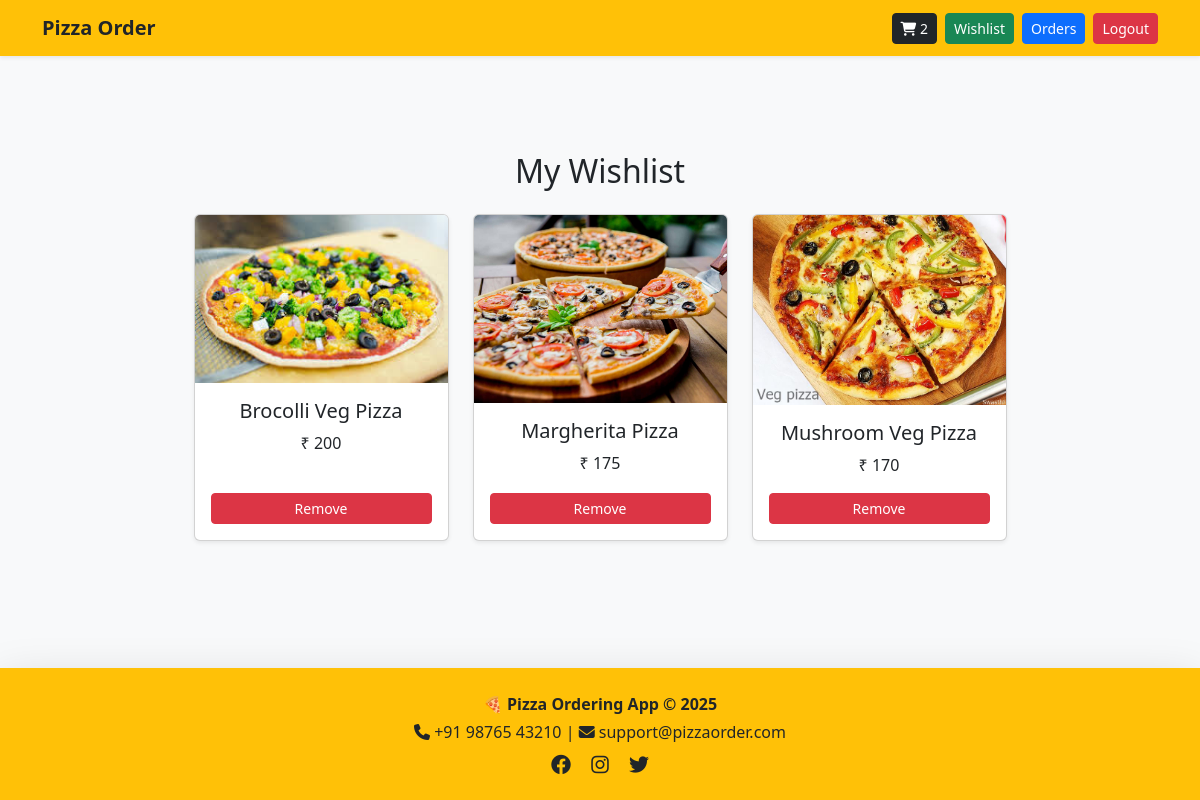
Screenshot of /wishlist/ (signed in) with the database file from the repository.
### app/models.py (models this page shows, shortened)
class BaseModel(models.Model):
    uuid = models.UUIDField(default=uuid.uuid4,editable=False,primary_key=True)
    created_at = models.DateField(auto_now_add=True)
    updated_at = models.DateField(auto_now_add=True)
    class Meta:
        abstract = True

class Wishlist(BaseModel):
    user = models.ForeignKey(User,on_delete=models.SET_NULL,null=True,blank=True,related_name="wishlist")
    pizza = models.ForeignKey(Pizza,on_delete=models.CASCADE)
    class Meta:
        unique_together = ('user','pizza')

class Pizza(BaseModel):
    category = models.ForeignKey(PizzaCategory,on_delete=models.CASCADE,related_name='pizzas')
    pizza_name = models.CharField(max_length=100)
    pizza_price = models.IntegerField(default=100)
    images = models.ImageField(upload_to='pizzas/')

### app/views.py (the view)
# urls.py: path("wishlist/",wishlist,name="wishlist"),
def wishlist(request):
   items = Wishlist.objects.filter(user=request.user)
   return render(request,"wishlist.html",{"items" :items})

### app/templates/wishlist.html
{% extends "base.html" %}
{% block start %}
<div class="container mt-5">
  <h2 class="text-center mb-4">My Wishlist</h2>
  {% if items %}
  <div class="row justify-content-center">
    {% for item in items %}
      <div class="col-md-3 mb-4 d-flex align-items-stretch">
        <div class="card shadow-sm w-100">
          <img src="{{ item.pizza.images.url }}" class="card-img-top" alt="{{ item.pizza.pizza_name }}">
          <div class="card-body text-center d-flex flex-column">
            <h5 class="card-title">{{ item.pizza.pizza_name }}</h5>
            <p class="card-text mb-3">₹ {{ item.pizza.pizza_price }}</p>
            <a href="{% url 'remove_from_wishlist' item.pizza.pizza_name %}" class="btn btn-danger btn-sm mt-auto">
              Remove
            </a>
          </div>
        </div>
      </div>
    {% endfor %}
  </div>
  {% else %}
    <p class="text-center fs-5 mt-4">No pizzas in your wishlist yet</p>
  {% endif %}
</div>
{% endblock %}

### app/templates/base.html (shortened to what this page needs)
<!DOCTYPE html>
<html lang="en">
<head>
    <link href="https://cdn.jsdelivr.net/npm/bootstrap@5.3.7/dist/css/bootstrap.min.css" rel="stylesheet">
    <link rel="stylesheet" href="https://cdnjs.cloudflare.com/ajax/libs/font-awesome/6.4.0/css/all.min.css">
</head>
<body class="bg-light">
<nav class="navbar navbar-expand-lg navbar-dark bg-warning shadow-sm">
  <div class="container">
    <a class="navbar-brand fw-bold text-dark" href="/">Pizza Order</a>
    <div class="collapse navbar-collapse" id="navbarContent">
      <ul class="navbar-nav ms-auto mb-2 mb-lg-0 align-items-center">
        <li class="nav-item me-2">
          <a href="{% url 'cart' %}" class="btn btn-dark btn-sm">
            <i class="fa-solid fa-cart-shopping"></i> {{request.user.get_cart_count}}
          </a>
        </li>
        {% if request.user.is_authenticated %}
          <li class="nav-item me-2"><a href="{% url 'wishlist'%}" class="btn btn-success btn-sm">Wishlist</a></li>
          <li class="nav-item me-2"><a href="{% url 'orders'%}" class="btn btn-primary btn-sm">Orders</a></li>
          <li class="nav-item"><a href="{% url 'user_logout'%}" class="btn btn-danger btn-sm">Logout</a></li>
        {% else %}
          <li class="nav-item me-2"><a href="{% url 'register_page'%}" class="btn btn-outline-dark btn-sm">Register</a></li>
          <li class="nav-item"><a href="{% url 'login_page'%}" class="btn btn-outline-dark btn-sm">Login</a></li>
        {% endif %}
      </ul>
    </div>
  </div>
</nav>
<main class="container my-5">
  {% block start %}
  {% endblock %}
</main>
<footer class="bg-warning text-dark text-center py-4 shadow-lg mt-auto">
  <div class="container">
    <p class="fw-bold mb-1">🍕 Pizza Ordering App © 2025</p>
    <p class="mb-0">
      <i class="fa-solid fa-phone"></i> +91 98765 43210 |
      <i class="fa-solid fa-envelope"></i> support@pizzaorder.com
    </p>
    <div class="mt-2">
      <a href="#" class="text-dark me-3"><i class="fab fa-facebook fa-lg"></i></a>
      <a href="#" class="text-dark me-3"><i class="fab fa-instagram fa-lg"></i></a>
      <a href="#" class="text-dark"><i class="fab fa-twitter fa-lg"></i></a>
    </div>
  </div>
</footer>
</body>
</html>

### app/templates/base.html (style rules this page uses)
html, body { height: 100%; margin: 0; display: flex; flex-direction: column; }
main { flex: 1; }

### rows the page displays
Wishlist: pizza.images (picture), pizza.pizza_name "Brocolli Veg Pizza", pizza.pizza_price "200"
Wishlist: pizza.images (picture), pizza.pizza_name "Margherita Pizza", pizza.pizza_price "175"
Wishlist: pizza.images (picture), pizza.pizza_name "Mushroom Veg Pizza", pizza.pizza_price "170"

### other values shown
{{ request.user.get_cart_count }} "2"
